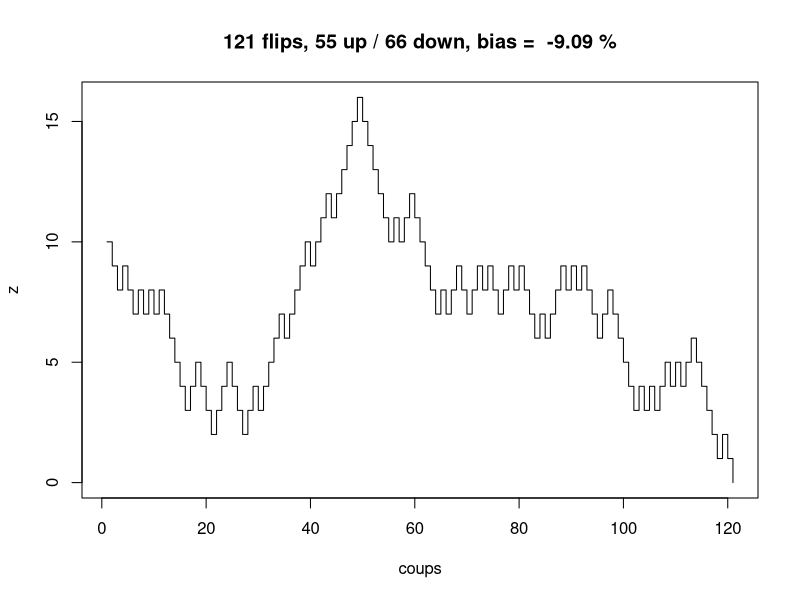

Generate this figure with R:
flip = function(z, min, max) {
  set <- c()
  up <- 0
  down <- 0
  
  while(z >= min && z <= max) {
    set <- c(set, z)
    # print(z)
    coin <- rbinom(1, 1, 0.5)
    z <- if(coin == 1) { up <- up + 1 ; z + 1 ; } 
                  else { down <- down + 1 ; z - 1 }
  }  

  bias <- 100 * (up-down) / (up+down)
  
  plot(c(1:eval(up+down)), set, xlab = "coups", ylab = "z",
       col = "black", type = "s")
  title(sprintf("%d flips, %d up / %d down, bias = %s %.2f %%",
                up + down, up, down, if(sign(bias) > 0) "+" else "",
                bias))
  
  # Sys.sleep(.09)
}

flip(10, 0, 20)